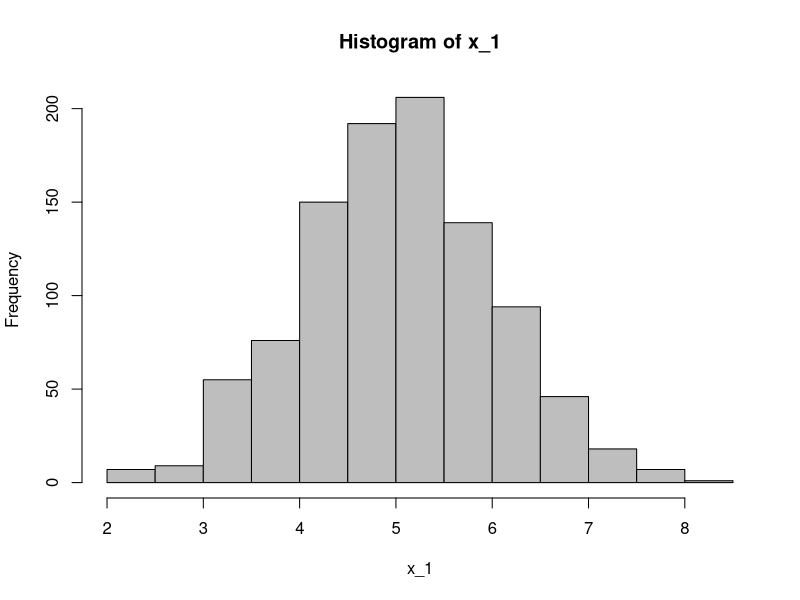
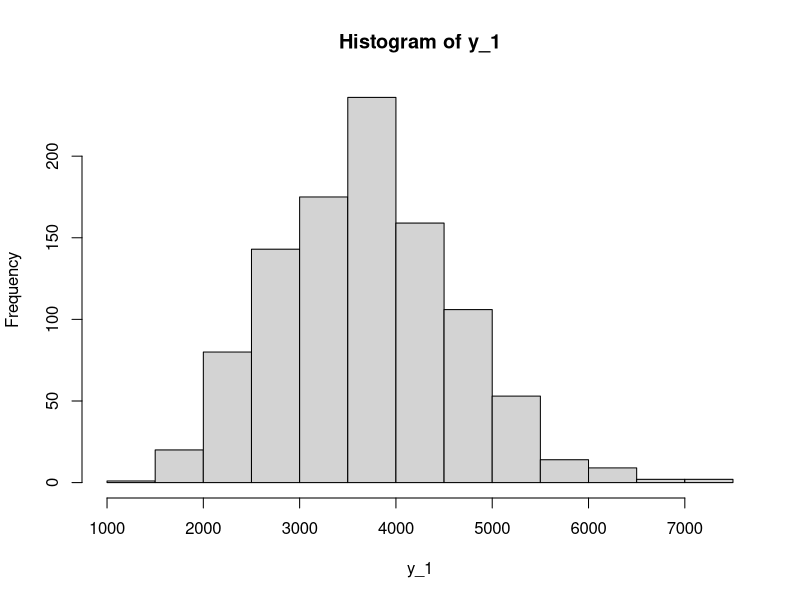
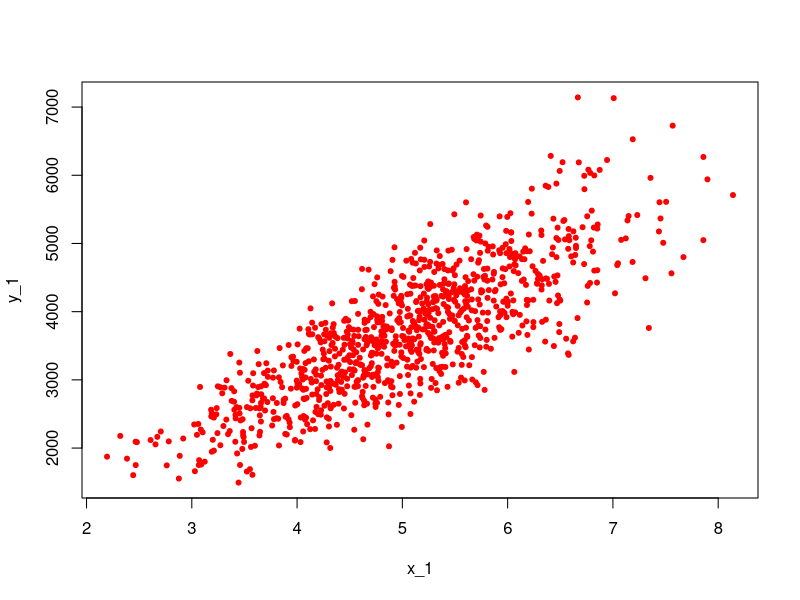
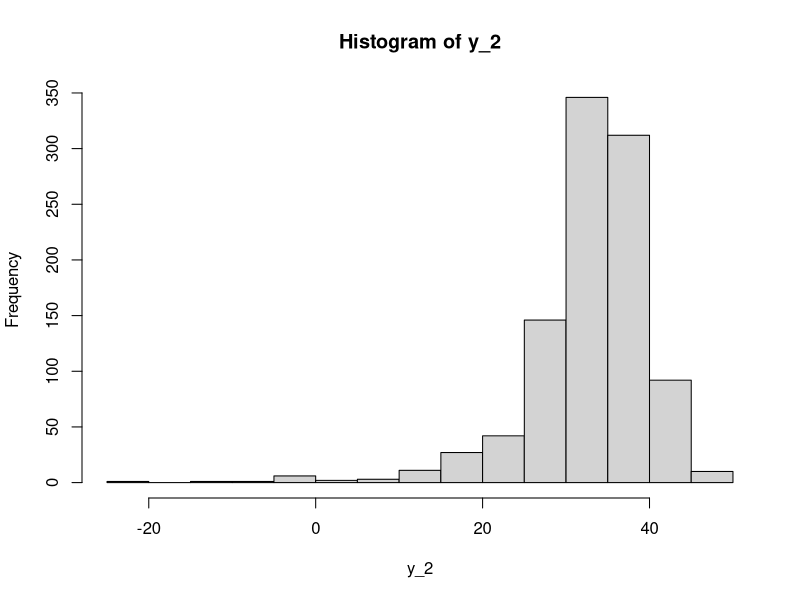
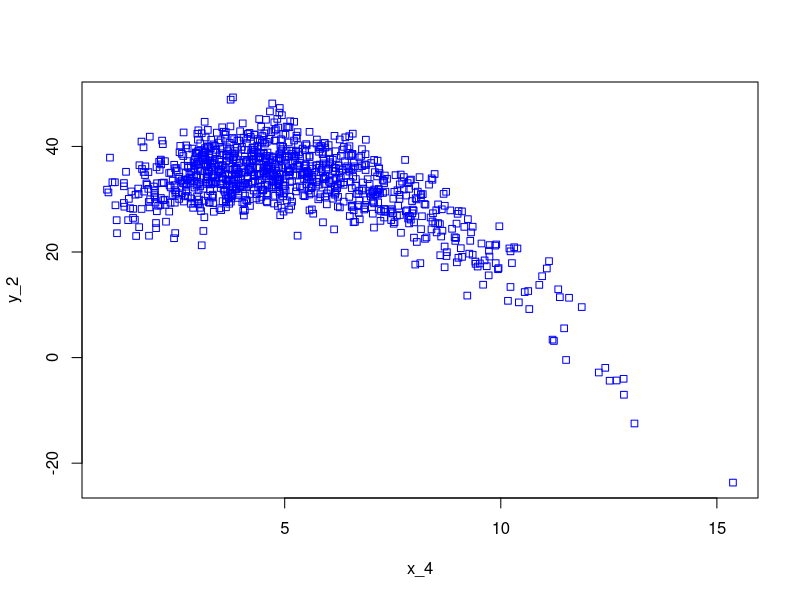
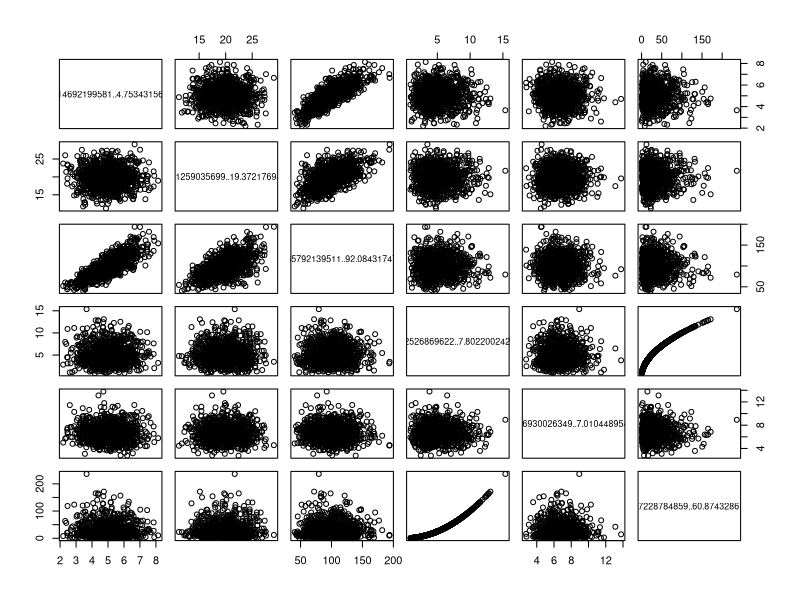

Write the R code that produced these figures, in order.
x_1 <- rnorm(1000,5,1)
x_2 <- rnorm(1000,20,3)
x_3 <- x_2*x_1

hist(x_1, col = 'grey')

true_error1 <- rnorm(1000,0,3)
true_b0 <- 1.1
true_b1 <- 8.2
true_b2 <- -3
true_b3 <- 37


y_1 <- true_b0 + true_b1*x_1 + true_b2*x_2 + true_b3*x_3 + true_error1
hist(y_1)


plot(x_1, y_1, pch = 20, col = 'red')

run1 <- lm(y_1 ~ x_1 + x_2 + x_3)
run1

x_4 <- rgamma(1000,5,1)
x_5 <- rgamma(1000,20,3)
x_6 <- x_4^2

true_error2 <- rnorm(1000,0,3)
true_b_0 <- 11
true_b_1 <- 5.3
true_b_2 <- 2
true_b_3 <- -0.6


y_2 <- true_b_0 + true_b_1*x_4 + true_b_2*x_5 + true_b_3*x_6 + true_error2
hist(y_2)
  
plot(x_4, y_2, pch = 22, col = 'blue')

run2 <- lm(y_2 ~ x_4 + x_5 + x_6)
run2

vars <- list(x_1, x_2, x_3, x_4, x_5, x_6)
pairs(vars)
